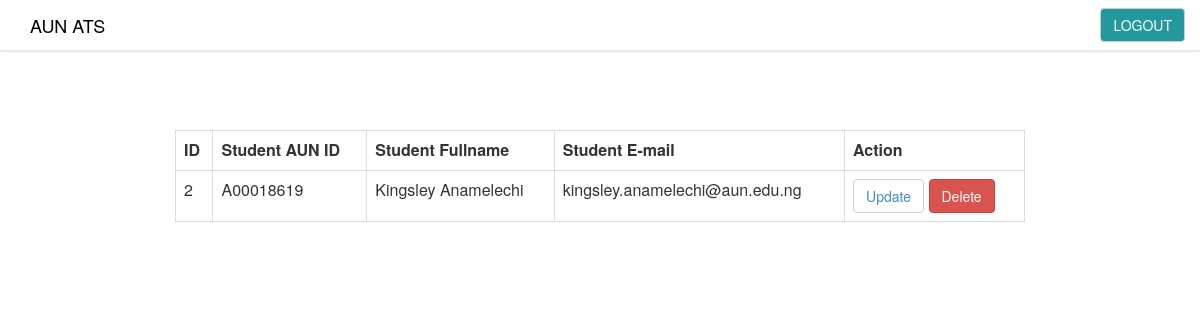
The page /student.php on the database as committed earlier.
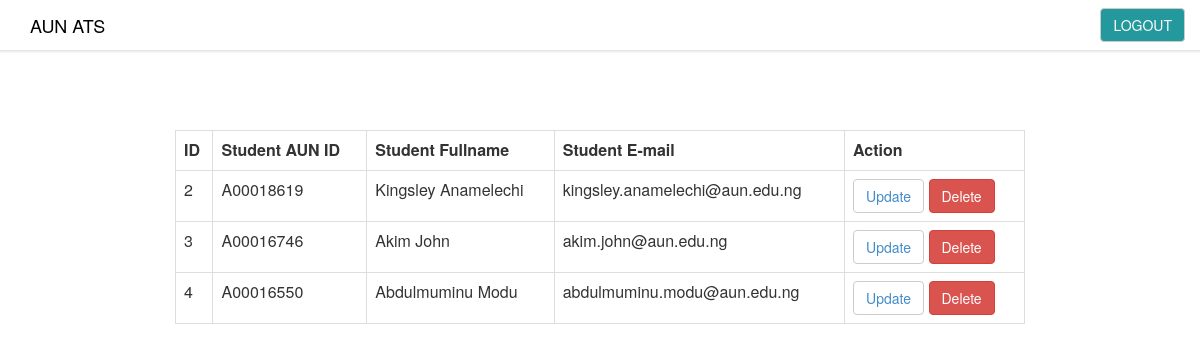
The same page on the database as committed later.
### tables this page shows
CREATE TABLE `student_table` (
  `std_roll_no` int(8) NOT NULL,
  `aunid` varchar(10) NOT NULL,
  `fullname` varchar(50) NOT NULL,
  `email` varchar(35) NOT NULL,
  `username` varchar(25) NOT NULL,
  `password` varchar(11) NOT NULL,
  `barcode` varchar(10) NOT NULL
);

### student.php (the view, shortened to what this page needs)
<html>
        <link href="bootstrap.css" rel='stylesheet' type='text/css'>
        <link href="style.css"  rel='stylesheet' type='text/css'>
    <body>
    <div class="container">
        <nav class="navbar navbar-default navbar-fixed-top topnav" role="navigation" style="background-color: white; box-shadow: 0 1px 2px rgba(0,0,0,0.1);">
            <div class="container topnav">
                <div class="navbar-header">
                    <a class="navbar-brand topnav" href="home.php" style="color: black;">AUN ATS</a>
                </div>
                <div class="collapse navbar-collapse" id="bs-example-navbar-collapse-1">
                    <ul class="nav navbar-nav navbar-right">
                        <li style="margin-top: -1px;">
                            <button class="btn btn-default" style="margin-top: 9px; background-color: #23989d;"><a href="logout.php" style="color: white;">LOGOUT</a></button>
                        </li>
                    </ul>
                </div>
            </div>
        </nav>
        <?php
            $link = mysqli_connect("localhost", "root", "", "sdp");
            $sql = "SELECT * FROM student_table";
            if($result = mysqli_query($link, $sql)){
                if(mysqli_num_rows($result) > 0){
                    echo "<table class='table table-bordered table-responsive' style='margin: 0 auto; margin-top: 130px; width: 850px;'>";
                        echo "<tr>";
                            echo "<th>ID</th>";
                            echo "<th>Student AUN ID</th>";
                            echo "<th>Student Fullname</th>";
                            echo "<th>Student E-mail</th>";
                            echo "<th>Action</th>";
                        echo "</tr>";
                    while($row = mysqli_fetch_array($result)){
                        echo "<tr>";
                            echo "<td>" . $row['std_roll_no'] . "</td>";
                            echo "<td>" . $row['aunid'] . "</td>";
                            echo "<td>" . $row['fullname'] . "</td>";
                            echo "<td>" . $row['email'] . "</td>";
                            echo '<td><button class="btn btn-default" type="button"><a href="student_update.php?std_roll_no=' . $row['std_roll_no'] . '">Update</a></button> <button class="btn btn-danger" type="button"><a href="student_delete.php?std_roll_no=' . $row['std_roll_no'] . '" style="color: inherit;">Delete</a></button></td>';
                        echo "</tr>";
                    }
                    echo "</table>";
                } else{
                    echo "No records matching your query were found.";
                }
            } else{
                echo "ERROR: Could not able to execute $sql. " . mysqli_error($link);
            }
        ?>
    </div>
    </body>
</html>

Rows that differ between the two databases and show on the page:
added student_table: std_roll_no "3", aunid "A00016746", fullname "Akim John", email "akim.john@aun.edu.ng"
added student_table: std_roll_no "4", aunid "A00016550", fullname "Abdulmuminu Modu", email "abdulmuminu.modu@aun.edu.ng"
